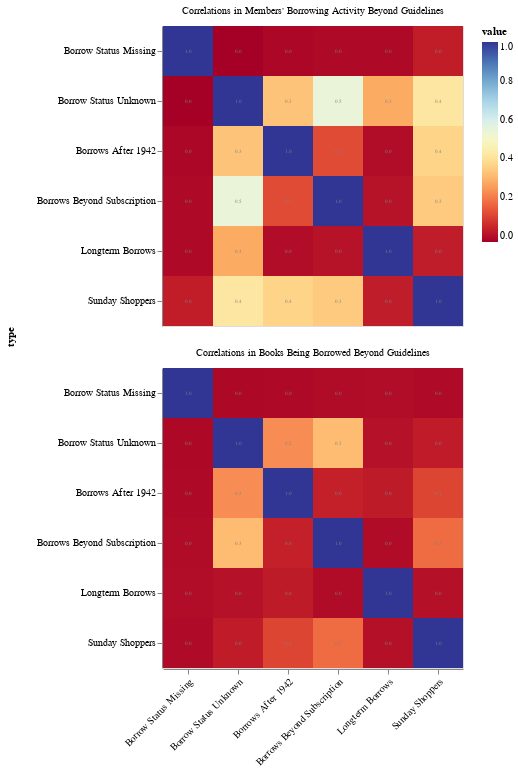

Source (notebook cell):
### Code cell
base = alt.Chart(corr_concat).transform_fold(pivot_cols).encode(
    x=alt.X("cat:N", axis=alt.Axis(title='', labelAngle=-45)),  
    y=alt.Y('key:N', axis=alt.Axis(title=''))
    ).properties(height=300, width=300)
boxes = base.mark_rect().encode(color=alt.Color(
    "value:Q", scale=alt.Scale(scheme="redyellowblue")))
labels = base.mark_text(size=5, color="grey").encode(
    text=alt.Text("value:Q", format="0.1f"))
chart = boxes + labels
chart.facet(
    row=alt.Row('type:N', header=alt.Header(labelOrient='top'), sort=[members_type,books_type])
    )

### Figure 1 — Vega-Lite specification as saved in the notebook (floating-point values rounded to 4 significant figures)
{"config": {"view": {"continuousWidth": 400, "continuousHeight": 300}}, "data": {"name": "data-3612a5918f81b9c3649123099faa1e2b"}, "facet": {"row": {"field": "type", "header": {"labelOrient": "top"}, "sort": ["Correlations in Members' Borrowing Activity Beyond Guidelines", "Correlations in Books Being Borrowed Beyond Guidelines"], "type": "nominal"}}, "spec": {"layer": [{"mark": "rect", "encoding": {"color": {"field": "value", "scale": {"scheme": "redyellowblue"}, "type": "quantitative"}, "x": {"axis": {"labelAngle": -45, "title": ""}, "field": "cat", "type": "nominal"}, "y": {"axis": {"title": ""}, "field": "key", "type": "nominal"}}, "height": 300, "transform": [{"fold": ["Borrows Beyond Subscription", "Longterm Borrows", "Borrow Status Unknown", "Borrows After 1942", "Sunday Shoppers", "Borrow Status Missing"]}], "width": 300}, {"mark": {"type": "text", "color": "grey", "size": 5}, "encoding": {"text": {"field": "value", "format": "0.1f", "type": "quantitative"}, "x": {"axis": {"labelAngle": -45, "title": ""}, "field": "cat", "type": "nominal"}, "y": {"axis": {"title": ""}, "field": "key", "type": "nominal"}}, "height": 300, "transform": [{"fold": ["Borrows Beyond Subscription", "Longterm Borrows", "Borrow Status Unknown", "Borrows After 1942", "Sunday Shoppers", "Borrow Status Missing"]}], "width": 300}]}, "$schema": "https://vega.github.io/schema/vega-lite/v4.17.0.json", "datasets": {"data-3612a5918f81b9c3649123099faa1e2b": [{"exceptional_types": "Borrows After 1942", "Borrows After 1942": 1.0, "Borrows Beyond Subscription": 0.1161, "Sunday Shoppers": 0.3637, "Borrow Status Unknown": 0.3277, "Borrow Status Missing": -0.01511, "Longterm Borrows": -0.002875, "cat": "Borrows After 1942", "type": "Correlations in Members' Borrowing Activity Beyond Guidelines"}, {"exceptional_types": "Borrows Beyond Subscription", "Borrows After 1942": 0.1161, "Borrows Beyond Subscription": 1.0, "Sunday Shoppers": 0.3426, "Borrow Status Unknown": 0.5414, "Borrow Status Missing": -0.01168, "Longterm Borrows": 0.007831, "cat": "Borrows Beyond Subscription", "type": "Correlations in Members' Borrowing Activity Beyond Guidelines"}, {"exceptional_types": "Sunday Shoppers", "Borrows After 1942": 0.3637, "Borrows Beyond Subscription": 0.3426, "Sunday Shoppers": 1.0, "Borrow Status Unknown": 0.4172, "Borrow Status Missing": 0.02911, "Longterm Borrows": 0.02974, "cat": "Sunday Shoppers", "type": "Correlations in Members' Borrowing Activity Beyond Guidelines"}, {"exceptional_types": "Borrow Status Unknown", "Borrows After 1942": 0.3277, "Borrows Beyond Subscription": 0.5414, "Sunday Shoppers": 0.4172, "Borrow Status Unknown": 1.0, "Borrow Status Missing": -0.03054, "Longterm Borrows": 0.2765, "cat": "Borrow Status Unknown", "type": "Correlations in Members' Borrowing Activity Beyond Guidelines"}, {"exceptional_types": "Borrow Status Missing", "Borrows After 1942": -0.01511, "Borrows Beyond Subscription": -0.01168, "Sunday Shoppers": 0.02911, "Borrow Status Unknown": -0.03054, "Borrow Status Missing": 1.0, "Longterm Borrows": -0.01176, "cat": "Borrow Status Missing", "type": "Correlations in Members' Borrowing Activity Beyond Guidelines"}, {"exceptional_types": "Longterm Borrows", "Borrows After 1942": -0.002875, "Borrows Beyond Subscription": 0.007831, "Sunday Shoppers": 0.02974, "Borrow Status Unknown": 0.2765, "Borrow Status Missing": -0.01176, "Longterm Borrows": 1.0, "cat": "Longterm Borrows", "type": "Correlations in Members' Borrowing Activity Beyond Guidelines"}, {"exceptional_types": "Borrows Beyond Subscription", "Borrows After 1942": 0.03576, "Borrows Beyond Subscription": 1.0, "Sunday Shoppers": 0.1699, "Borrow Status Unknown": 0.3113, "Borrow Status Missing": -0.006324, "Longterm Borrows": -0.005448, "cat": "Borrows Beyond Subscription", "type": "Correlations in Books Being Borrowed Beyond Guidelines"}, {"exceptional_types": "Longterm Borrows", "Borrows After 1942": 0.02519, "Borrows Beyond Subscription": -0.005448, "Sunday Shoppers": 0.001928, "Borrow Status Unknown": 0.004859, "Borrow Status Missing": -0.002808, "Longterm Borrows": 1.0, "cat": "Longterm Borrows", "type": "Correlations in Books Being Borrowed Beyond Guidelines"}, {"exceptional_types": "Borrow Status Unknown", "Borrows After 1942": 0.2275, "Borrows Beyond Subscription": 0.3113, "Sunday Shoppers": 0.02556, "Borrow Status Unknown": 1.0, "Borrow Status Missing": -0.01282, "Longterm Borrows": 0.004859, "cat": "Borrow Status Unknown", "type": "Correlations in Books Being Borrowed Beyond Guidelines"}, {"exceptional_types": "Borrows After 1942", "Borrows After 1942": 1.0, "Borrows Beyond Subscription": 0.03576, "Sunday Shoppers": 0.1056, "Borrow Status Unknown": 0.2275, "Borrow Status Missing": -0.01005, "Longterm Borrows": 0.02519, "cat": "Borrows After 1942", "type": "Correlations in Books Being Borrowed Beyond Guidelines"}, {"exceptional_types": "Sunday Shoppers", "Borrows After 1942": 0.1056, "Borrows Beyond Subscription": 0.1699, "Sunday Shoppers": 1.0, "Borrow Status Unknown": 0.02556, "Borrow Status Missing": -0.009404, "Longterm Borrows": 0.001928, "cat": "Sunday Shoppers", "type": "Correlations in Books Being Borrowed Beyond Guidelines"}, {"exceptional_types": "Borrow Status Missing", "Borrows After 1942": -0.01005, "Borrows Beyond Subscription": -0.006324, "Sunday Shoppers": -0.009404, "Borrow Status Unknown": -0.01282, "Borrow Status Missing": 1.0, "Longterm Borrows": -0.002808, "cat": "Borrow Status Missing", "type": "Correlations in Books Being Borrowed Beyond Guidelines"}]}}
